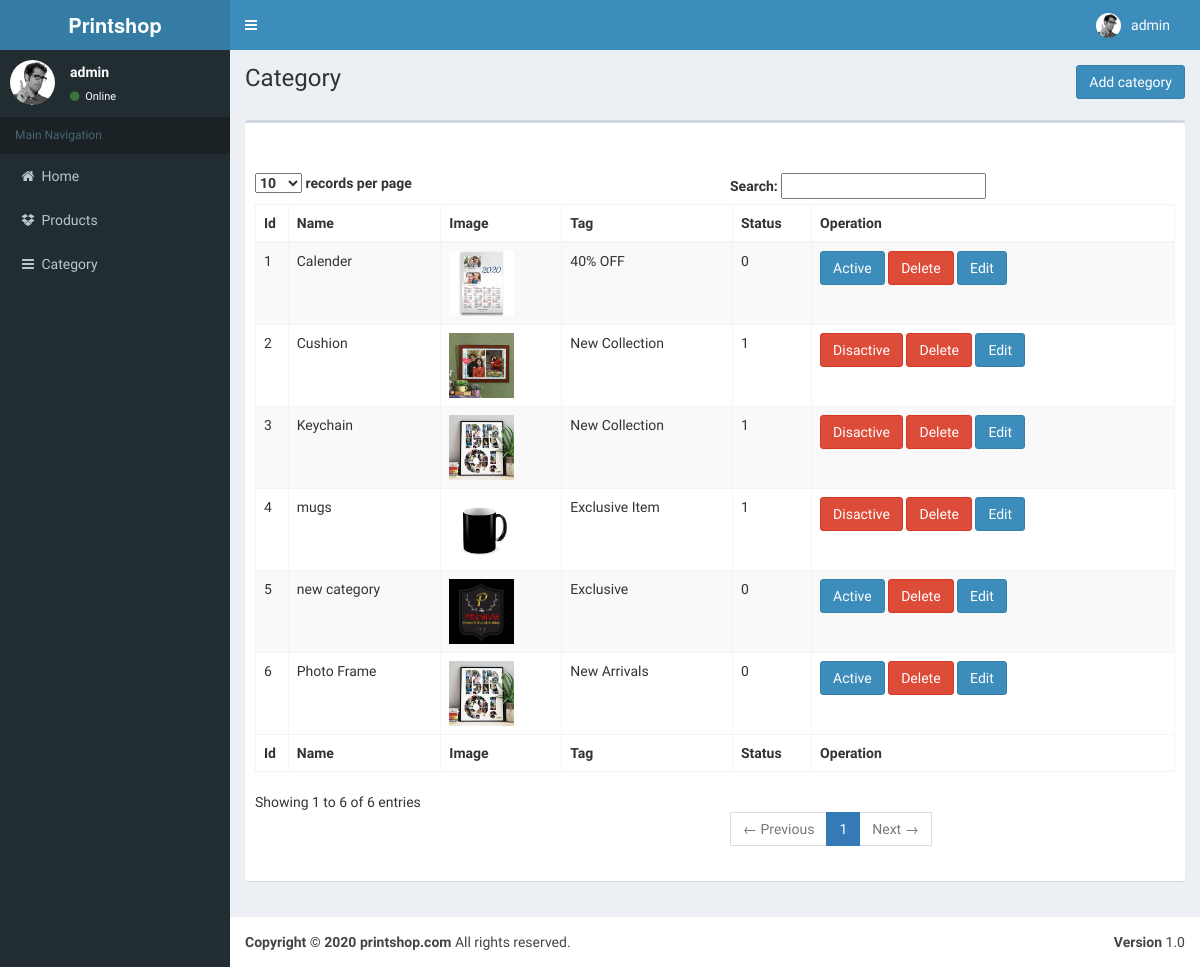
The app's page /admin/category.php (signed in) with its own data.
### tables this page shows
CREATE TABLE `category` (
  `id` int(11) NOT NULL,
  `name` varchar(255) NOT NULL,
  `image` varchar(255) NOT NULL,
  `off` int(10) NOT NULL,
  `tag` text NOT NULL,
  `status` enum('1','0') NOT NULL,
  `created` timestamp NOT NULL DEFAULT current_timestamp()
);

### admin/category.php (the view, shortened to what this page needs)
<?php include('header.inc.php');
      include('side.inc.php');
?>
      <div class="content-wrapper">
        <section class="content-header mb-3">
          <h1 class="pull-left">
            Category
          </h1>
          <a href="addcategory.php?action=add"><button class="btn btn-primary pull-right " style="margin-bottom:10px">Add category</button></a>
        </section>
        <section class="content mt-4">
          <div class="row">
            <div class="col-xs-12">
              <div class="box">
                <div class="box-header">
                </div>
                <div class="box-body">
                  <table id="example1" class="table table-bordered table-striped">
                    <thead>
                      <tr>
                        <th>Id</th>
                        <th>Name</th>
                        <th>Image</th>
                        <th>Tag</th>
                        <th>Status</th>
                        <th>Operation</th>
                      </tr>
                    </thead>
                    <tbody>
                     <?php $q = "SELECT * FROM `category` ORDER BY name ASC";
                        $res = mysqli_query($conn, $q);
                        $uid = 1;
                        while($row = mysqli_fetch_assoc($res)){ ?>
                                 <tr>
                                <td><?php echo $uid;  ?></td>
                                <td><?php echo $row['name'] ?></td>
                                <td><?php
                                    $image = isset($row['image'])?$row['image']:'';
                                    if($image!=''){ ?>
                                            <img src="../media/category/<?php echo $image?>" alt="image" width="65px" height="65px">
                                   <?php }else{echo 'Null'; }
                                 ?></td>
                                <td><?php echo $row['tag'] ?></td>
                                <td><?php echo $row['status'] ?></td>
                                <td><?php
                                    if($row['status']=='1'){ ?>
                                        <a href="category.php?type=change&option=diactive&id=<?php echo $row['id'];?>"><button class="btn btn-danger">Disactive</button></a>
                                <?php }else{ ?>
                                    <a href="category.php?type=change&option=active&id=<?php echo $row['id'];?>"><button class="btn btn-primary">Active</button></a>
                                <?php } ?>
                                <a onClick=" return confirm('are you sure ?');" href="category.php?type=delete&id=<?php echo $row['id'];?>"><button class="btn btn-danger">Delete</button></a>
                                <a  href="addcategory.php?action=update&id=<?php echo $row['id'];?>"><button class="btn btn-primary">Edit</button></a>
                            </td>
                            </tr>
                    <?php $uid++; } ?>
                    </tbody>
                    <tfoot>
                      <tr>
                        <th>Id</th>
                        <th>Name</th>
                        <th>Image</th>
                        <th>Tag</th>
                        <th>Status</th>
                        <th>Operation</th>
                      </tr>
                    </tfoot>
                  </table>
                </div>
              </div>
            </div>
          </div>
        </section>
      </div>
<footer class="main-footer">
        <div class="pull-right hidden-xs">
          <b>Version</b> 1.0
        </div>
        <strong>Copyright &copy; 2020 printshop.com</strong> All rights reserved.
      </footer>
    </div>
  </body>
</html>

### records on screen
category: name "Calender", image (picture), tag "40% OFF", status "0"
category: name "Cushion", image (picture), tag "New Collection", status "1"
category: name "Keychain", image (picture), tag "New Collection", status "1"
category: name "mugs", image (picture), tag "Exclusive Item", status "1"
category: name "new category", image (picture), tag "Exclusive", status "0"
category: name "Photo Frame", image (picture), tag "New Arrivals", status "0"

### other values on screen
$_SESSION['login']['username'] "admin"
